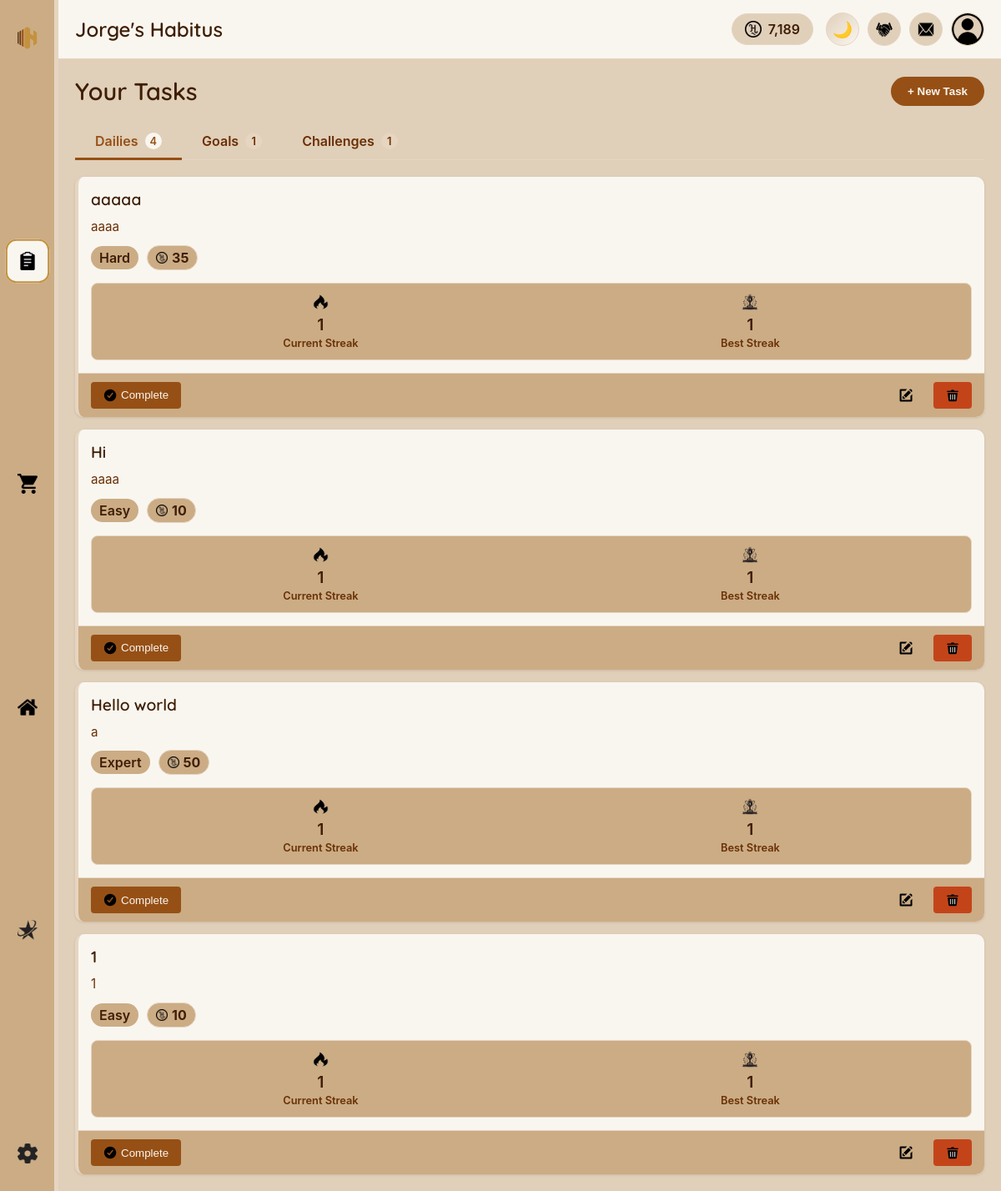
/pages/tasks.php (signed in), run on an earlier commit of the app's database.
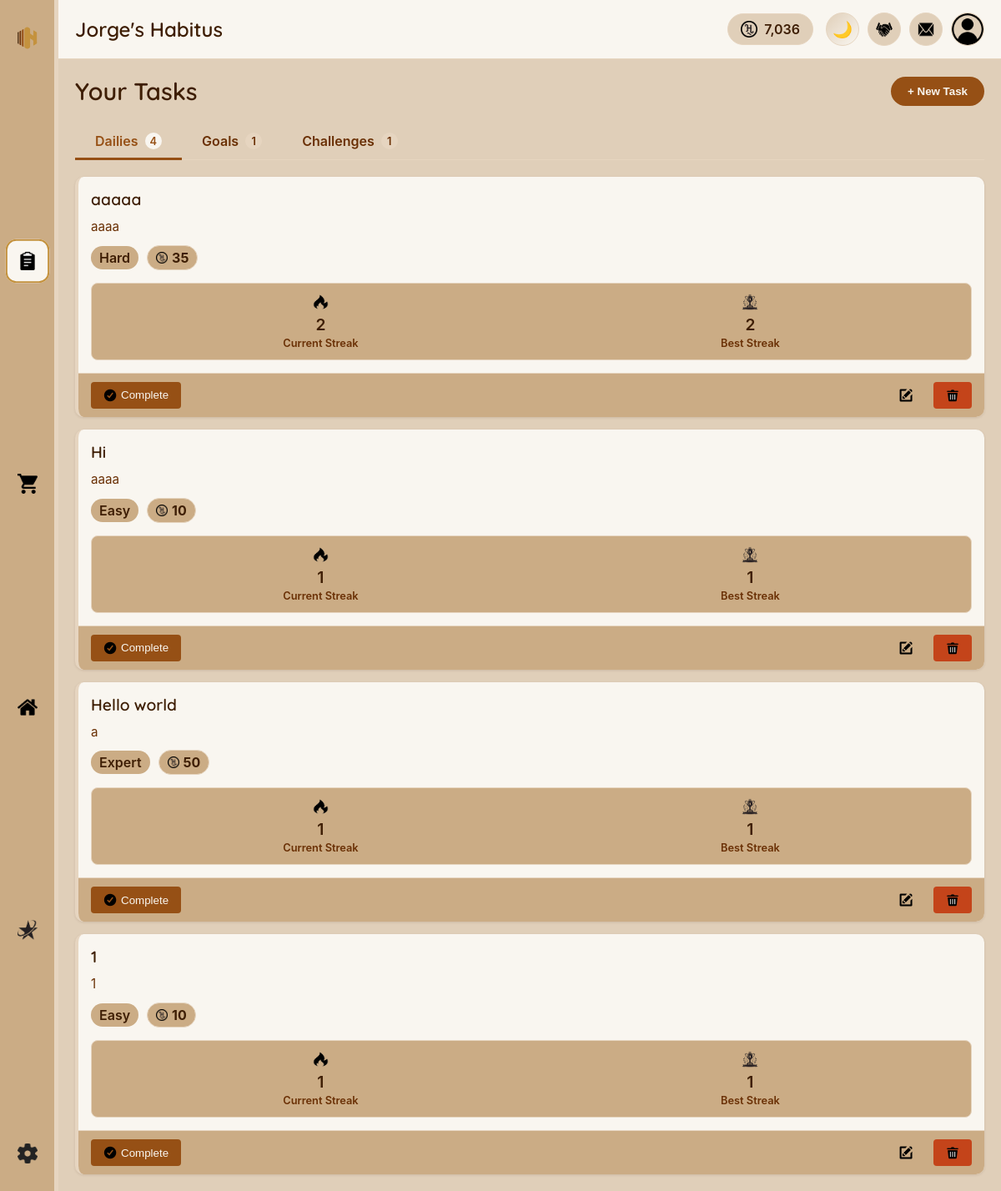
And on a later commit of the database.
### tables this page shows
CREATE TABLE `users` (
  `id` int(11) NOT NULL,
  `username` varchar(50) NOT NULL,
  `email` varchar(100) NOT NULL,
  `password` varchar(255) NOT NULL,
  `hcoin` int(11) DEFAULT 0,
  `subscription_type` enum('free','adfree','premium') DEFAULT 'free',
  `subscription_expires` datetime DEFAULT NULL,
  `theme` varchar(20) DEFAULT 'light',
  `language` varchar(10) DEFAULT 'en',
  `created_at` timestamp NULL DEFAULT current_timestamp(),
  `last_login` timestamp NULL DEFAULT NULL,
  `stripe_customer_id` varchar(255) DEFAULT NULL,
  `stripe_subscription_id` varchar(255) DEFAULT NULL,
  `last_payment_intent` varchar(255) DEFAULT NULL,
  `payment_method_id` varchar(255) DEFAULT NULL,
  `payment_failures` int(11) DEFAULT 0,
  `last_payment_failure` datetime DEFAULT NULL,
  `subscription_created_at` timestamp NULL DEFAULT NULL COMMENT 'When subscription was first created',
  `subscription_updated_at` timestamp NULL DEFAULT NULL ON UPDATE current_timestamp() COMMENT 'Last subscription update',
  `profile_picture` varchar(255) DEFAULT 'images/icons/profile-icon.webp',
  `preferred_language` varchar(5) DEFAULT 'en',
  `timezone` varchar(50) DEFAULT 'UTC',
  `auto_translation` tinyint(1) DEFAULT 1,
  `translation_quality` varchar(20) DEFAULT 'standard',
  `high_quality_translation` tinyint(1) DEFAULT 0,
  `email_notifications` tinyint(1) DEFAULT 1,
  `task_reminders` tinyint(1) DEFAULT 1,
  `theme_preference` varchar(20) DEFAULT 'auto'
);

CREATE TABLE `dailies` (
  `id` int(11) NOT NULL,
  `task_id` int(11) NOT NULL,
  `current_streak` int(11) DEFAULT 0,
  `highest_streak` int(11) DEFAULT 0,
  `reset_time` time DEFAULT '00:00:00',
  `last_completed` date DEFAULT NULL
);

CREATE TABLE `tasks` (
  `id` int(11) NOT NULL,
  `user_id` int(11) NOT NULL,
  `type_id` int(11) NOT NULL,
  `title` varchar(100) NOT NULL,
  `description` text DEFAULT NULL,
  `difficulty` enum('easy','medium','hard','expert') DEFAULT 'medium',
  `duration` int(11) DEFAULT NULL,
  `hcoin_reward` int(11) NOT NULL,
  `is_custom` tinyint(1) DEFAULT 0,
  `created_at` timestamp NULL DEFAULT current_timestamp()
);

### php/include/functions.php (called while the page is built, shortened)
<?php
function getUserData($userId) {
    global $conn;
    $sql = "SELECT * FROM users WHERE id = ?";
    $stmt = $conn->prepare($sql);
    $stmt->execute([$userId]);
    if ($stmt->rowCount() > 0) {
        $userData = $stmt->fetch();
        return $userData;
    }
    return [];
}
function getUserDailies($userId) {
    global $conn;
    $sql = "SELECT t.id, t.title, t.description, t.hcoin_reward, t.difficulty, d.current_streak,
            d.highest_streak, d.reset_time, d.last_completed,
            IF(d.last_completed = CURDATE(), 1, 0) as completed
            FROM tasks t
            JOIN dailies d ON t.id = d.task_id
            WHERE t.user_id = ? AND t.type_id = (SELECT id FROM task_types WHERE name = 'Daily')
            ORDER BY d.reset_time, t.title";
    $stmt = $conn->prepare($sql);
    $stmt->execute([$userId]);
    $dailies = [];
    while ($row = $stmt->fetch()) {
        $dailies[] = $row;
    }
    return $dailies;
}

### pages/tasks.php (the view, shortened to what the changed rows need)
<?php
require_once '../php/include/db_connect.php';
require_once '../php/include/functions.php';
$userData = getUserData($_SESSION['user_id']);
$userHCoins = $userData['hcoin'];
$userHabitusName = $userData['username'] . "'s Habitus";
$currentLanguage = $userData['language'] ?? 'en';
$currentTheme = $userData['theme'] ?? 'light';
$activeTab = isset($_GET['tab']) ? $_GET['tab'] : 'dailies';
$dailies = getUserDailies($_SESSION['user_id']);
?>
<!DOCTYPE html>
<html lang="<?php echo $currentLanguage; ?>" data-theme="<?php echo $currentTheme; ?>">
<head>
    <link rel="stylesheet" href="../css/themes/<?php echo $currentTheme; ?>.css" id="theme-stylesheet">
    <link rel="stylesheet" href="../css/main.css">
    <link rel="stylesheet" href="../css/components/sidebar.css">
    <link rel="stylesheet" href="../css/components/header.css">
    <link rel="stylesheet" href="../css/components/scrollbar.css">
    <link rel="stylesheet" href="../css/pages/tasks.css">
</head>
<body class="theme-<?php echo $currentTheme; ?>">
    <div class="main-container">
        <div class="content-container">
            <?php include '../php/include/header.php'; ?>
            <div class="tasks-content">
                <div class="tasks-header">
                    <h1 translate="yes">Your Tasks</h1>
                </div>
                <div class="tab-content <?php echo $activeTab === 'dailies' ? 'active' : ''; ?>" id="dailies-tab">
                    <?php if (empty($dailies)): ?>
                        <div class="empty-tasks">
                            <p translate="yes">You don't have any daily tasks yet.</p>
                            <button class="add-task-btn" onclick="openTaskModal('daily')">
                                <span translate="yes">Add Your First Daily</span>
                            </button>
                        </div>
                    <?php else: ?>
                        <div class="tasks-list dailies-list">
                            <?php foreach ($dailies as $daily): ?>
                                <div class="task-item <?php echo $daily['completed'] ? 'completed' : ''; ?>">
                                    <div class="task-content">
                                        <div class="task-info">
                                            <h3><?php echo htmlspecialchars($daily['title']); ?></h3>
                                            <?php if (!empty($daily['description'])): ?>
                                                <p class="task-description"><?php echo htmlspecialchars($daily['description']); ?></p>
                                             <?php endif; ?>
                                             <div class="task-meta">
                                                <span class="difficulty <?php echo $daily['difficulty']; ?>" translate="yes">
                                                    <?php echo ucfirst($daily['difficulty']); ?>
                                                </span>
                                                 <span class="reward">
                                                     <img src="../images/icons/hcoin-icon.webp" alt="HCoin">
                                                    <?php echo $daily['hcoin_reward']; ?>
                                                </span>
                                            </div>
                                        </div>
                                        <div class="task-stats">
                                            <div class="streak">
                                                <img src="../images/icons/streak-icon.webp" alt="Streak">
                                                <span><?php echo $daily['current_streak']; ?></span>
                                                <span class="label" translate="yes">Current Streak</span>
                                            </div>
                                            <div class="best-streak">
                                                <img src="../images/icons/best_streak-icon.webp" alt="Best">
                                                <span><?php echo $daily['highest_streak']; ?></span>
                                                <span class="label" translate="yes">Best Streak</span>
                                            </div>
                                        </div>
                                    </div>
                                    <div class="task-actions">
                                        <?php if ($daily['completed']): ?>
                                            <button class="complete-btn done" disabled>
                                                <img src="../images/icons/check.webp" alt="Done">
                                                <span translate="yes">Completed</span>
                                            </button>
                                        <?php else: ?>
                                            <button class="complete-btn" onclick="completeTask(<?php echo $daily['id']; ?>, 'daily')">
                                                <img src="../images/icons/check.webp" alt="Complete">
                                                <span translate="yes">Complete</span>
                                            </button>
                                        <?php endif; ?>
                                        <button class="edit-btn" onclick="openTaskModal('daily', <?php echo $daily['id']; ?>)">
                                            <img src="../images/icons/edit-icon.webp" alt="Edit">
                                        </button>
                                        <button class="delete-btn" onclick="showDeleteConfirmation(<?php echo $daily['id']; ?>, 'daily')">
                                            <img src="../images/icons/trash.webp" alt="Delete">
                                        </button>
                                    </div>
                                </div>
                            <?php endforeach; ?>
                        </div>
                    <?php endif; ?>
                </div>
            </div>
        </div>
    </div>
</body>
</html>

### php/include/header.php (shortened to what the changed rows need)
<header class="main-header">
    <div class="user-info">
        <h1 class="habitus-name"><?php echo htmlspecialchars($userHabitusName); ?></h1>
    </div>
    <div class="user-actions">
        <div class="hcoin-balance">
            <img src="../images/icons/hcoin-icon.webp" alt="HCoin">
            <span><?php echo number_format($userHCoins); ?></span>
        </div>
    </div>
</header>

What changed in the data, as far as the page shows it:
changed users "Jorge's Habitus": userHCoins "7,189" → "7,036"
changed dailies "aaaaa": current_streak "1" → "2"; highest_streak "1" → "2"
